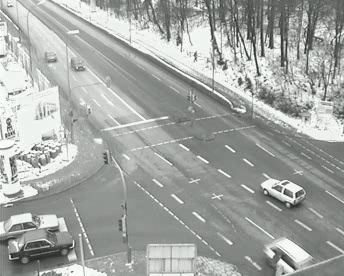
#> input picture CVBVP-Daten/OpenCV-06/Vid06.png, 344 x 276 px, found by its file name
$ python Prog06_02.py
#> lines starting #> are read from the running program, lines starting #| are printed output that depends on the picture
import cv2 as cv
import numpy as np
import time
from math import sqrt, pow

g_img = cv.imread("CVBVP-Daten/OpenCV-06/Vid06.png", cv.IMREAD_GRAYSCALE)
#> g_img: shape (276, 344); min 21, max 255, mean 164.6
if not g_img.data:
    print("Cant load img")
x = 10
rows = g_img.shape[0]
#> rows = 276
cols = g_img.shape[1]
#> cols = 344
middlePoint = (int(cols / 2), int(rows / 2))
#> middlePoint = (172, 138)
cv.imshow("raw", g_img)


def translate(img):
    tx, ty = cols / 4, rows / 4
#> tx = 86; ty = 69
    translation_matrix = np.array([[1, 0, tx], [0, 1, ty]], dtype=np.float32)
#> translation_matrix = [[1, 0, 86], [0, 1, 69]]
    translated_image = cv.warpAffine(src=img, M=translation_matrix, dsize=(cols, rows))
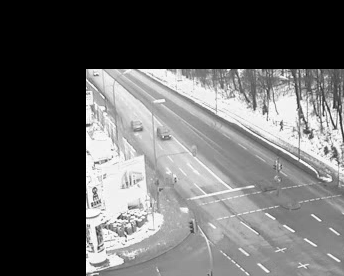
#> translated_image: shape (276, 344); min 0, max 255, mean 98.5
    cv.imshow("Image: ", translated_image)
    cv.waitKey(0)


# [71 lines left out: functions resize, rotate, rotatein3d, warpImage, not called in this run]


def distance(a, b):
    return int(sqrt(pow((a[0] - b[0]), 2) + pow((a[1] - b[1]), 2)))


translate(g_img)
